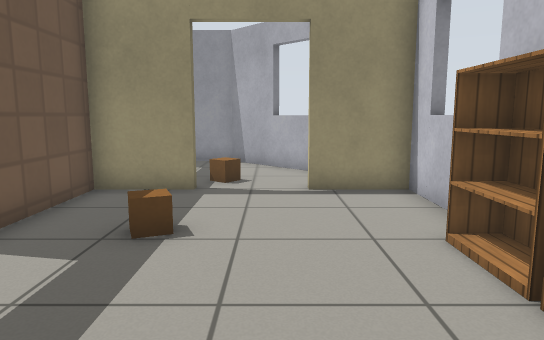
[1] (above)

22 first-person views from a walk through a Gazebo world. The camera is 0.9 m above the floor, tilts 8° down and sees 70° across. The floor is counted in squares, 0.5 m on a side. Each view is taken from the middle of a square. On the plan, view 1 faces up. The plan holds only what a view shows up to about 18 squares ahead; the rest is blank. Robots are left out. Gazebo's built-in surfaces are drawn with simple patterns.

[2]
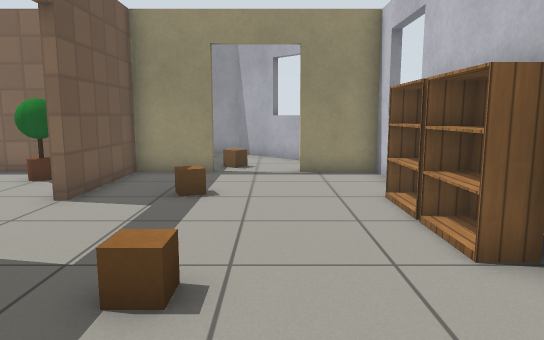

[3]
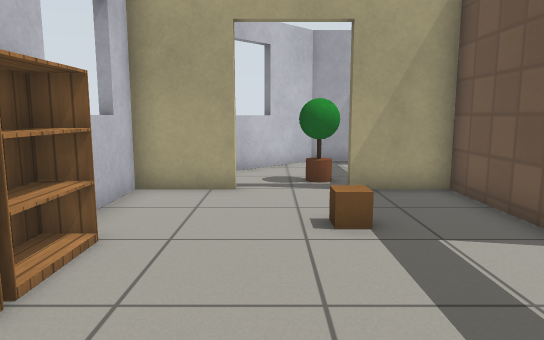

[4]
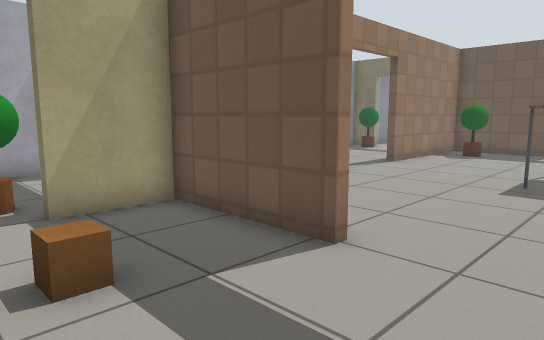

[5]
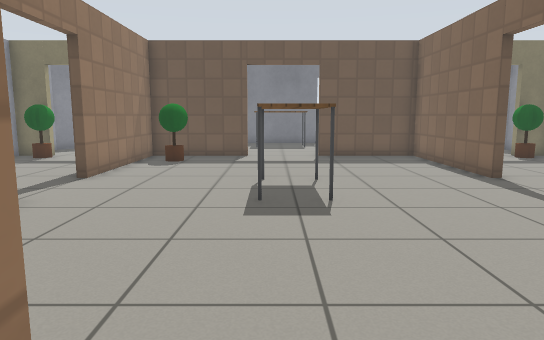

[6]
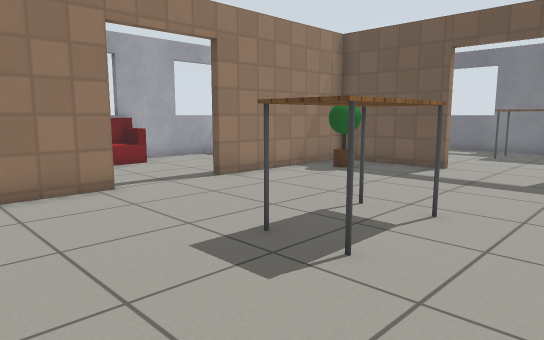

[7]
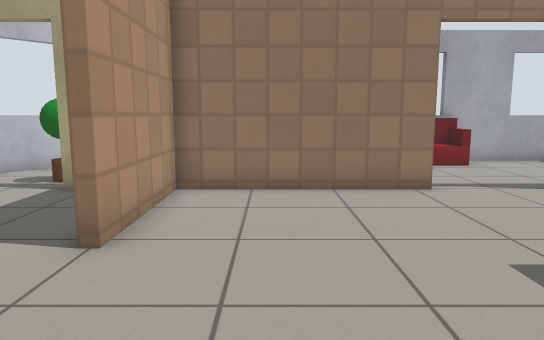

[8]
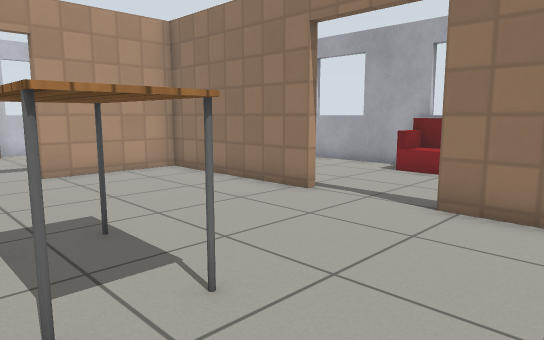

[9]
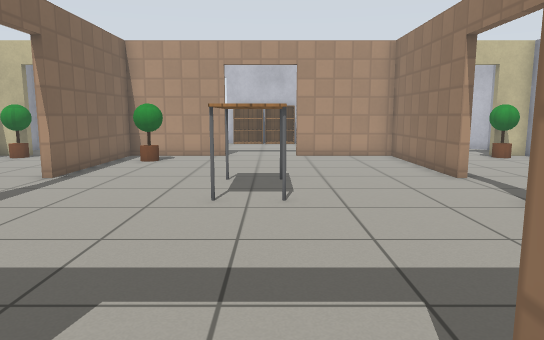

[10]
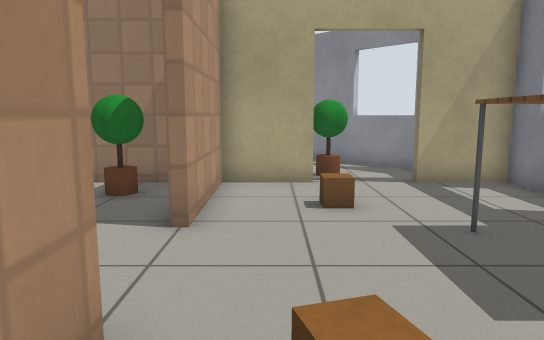

[11]
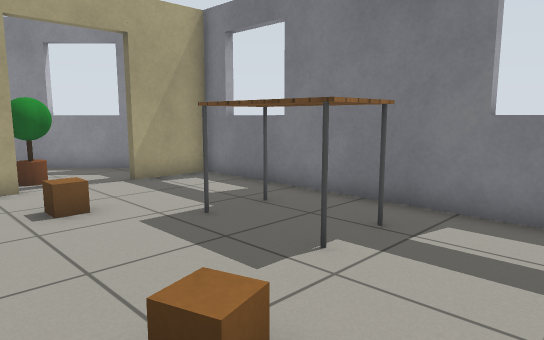

[12]
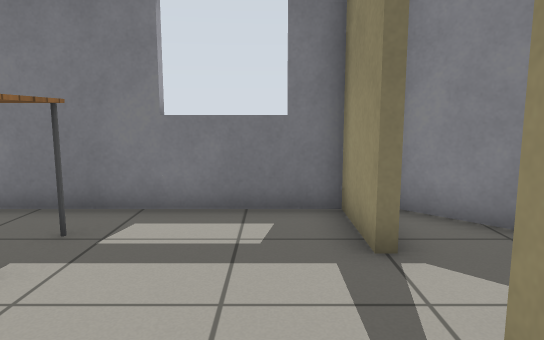

[13]
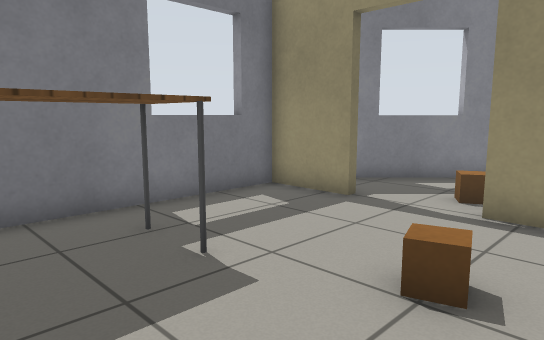

[14]
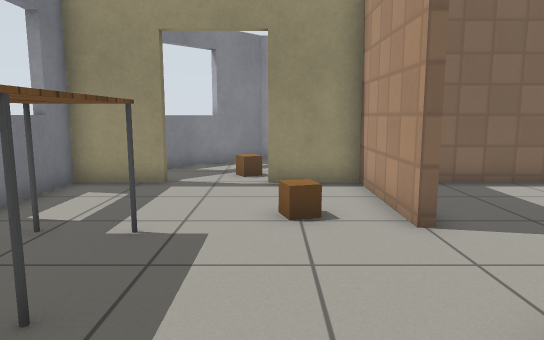

[15]
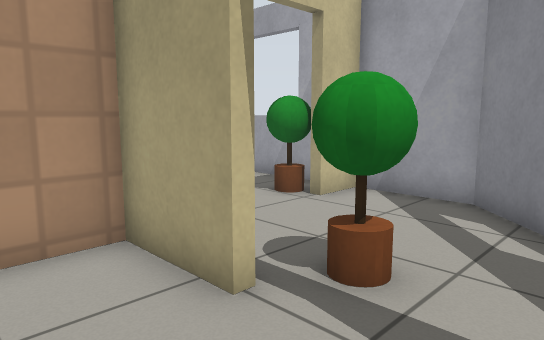

[16]
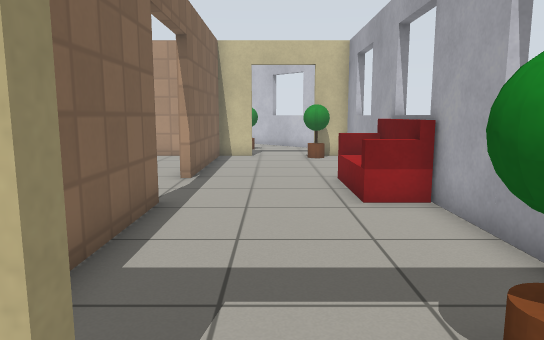

[17]
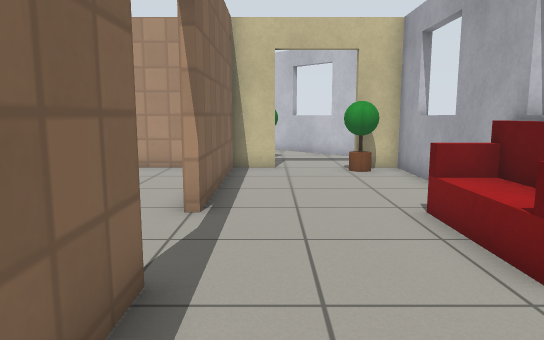

[18]
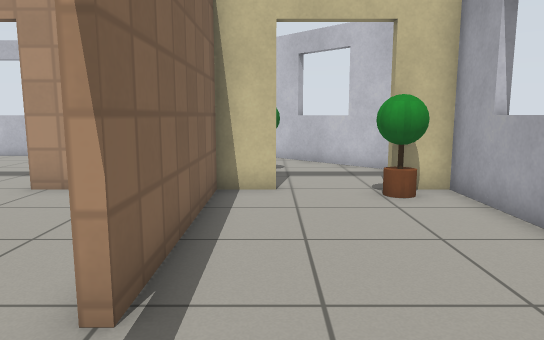

[19]
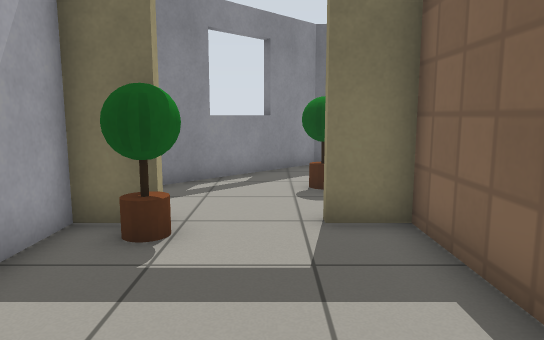

[20]
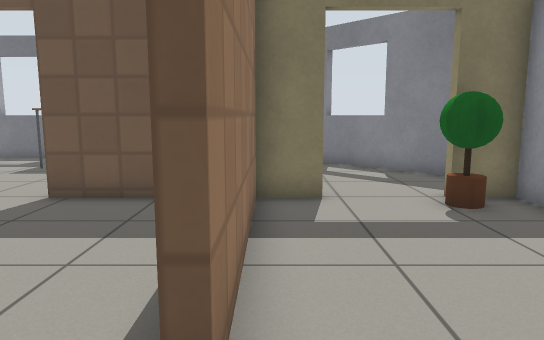

[21]
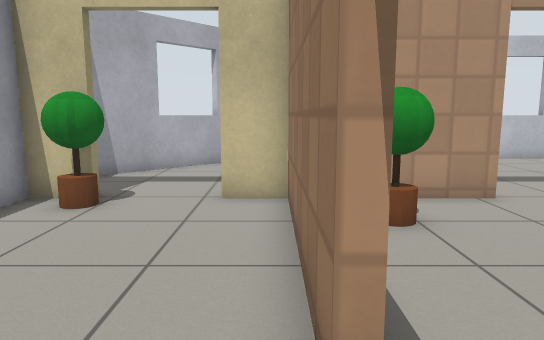

[22]
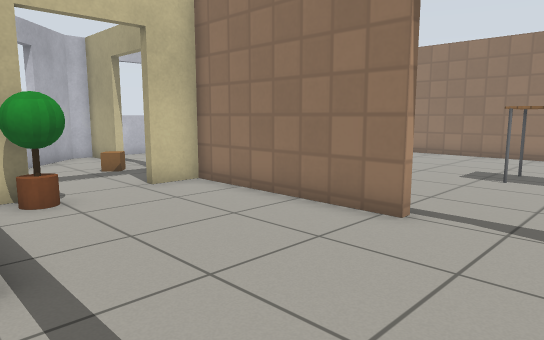

### Floor plan
Points are (right, up) in squares from view 1. A wall is a line through its corners. A room is listed if a view was taken in it or the views show most of it. See-through windows are left out.
Room 1 (views 1, 3, 4, 5)
walls: (3.3, 5.4) (3.3, 9.4) (0.9, 9.4) (0.9, 9.6); (-4.4, 1.9) (-4.4, -2.3) (-1.9, -2.3); (3.3, -1.3) (3.8, -1.3); (0.9, -2.8) (0.9, -2.3) (3.3, -2.3) (3.3, 1.6); (3.8, 8.3) (3.3, 8.3); (-1.9, 9.8) (-1.9, 9.4) (-4.4, 9.4) (-4.4, 5.1)
ways out: opening at (-0.5, -3) to room 2; opening at (-4, 3.5) to room 3; opening at (-0.5, 9) to room 8
objects: crate (-2, 6); crate (-1, 1); bookshelf (3, 2) to (3, 3); bookshelf (3, 4) to (3, 5)
Room 2 (views 2, 17, 18, 19)
walls: (-10.4, -8.4) (-4.7, -8.4) (-4.7, -7.4); (-6.3, -8.8) (-6.3, -8.3); (-14.1, -2.3) (-14.1, -2.7) (-20.4, -2.7) (-20.4, -4.1); (-4.7, -4.1) (-4.7, -2.7) (-10.9, -2.7); (-16.3, -8.8) (-16.3, -8.3); (-3.4, -8.4) (-1.6, -8.4) (2.7, -4.1); (-1.9, -2.3) (-1.9, -2.8); (-19.4, -8.4) (-14.6, -8.4); (0, -6.7) (0.3, -7); (-20.4, -7.4) (-20.4, -8.4); (2, -5.3) (1.7, -5)
ways out: opening at (-0.5, -3) to room 1; opening at (-12.5, -3) to room 3; opening at (-20, -6) to room 5
objects: plant (-20, -7) to (-19, -7); sofa (-14, -8) to (-11, -7); plant (-6, -7) to (-5, -7); plant (-2, -4) to (-1, -3)
Room 3 (views 6, 7, 8)
walls: (-10.9, -2.7) (-10.9, -2.3) (-4.7, -2.3) (-4.7, 1.9) (-4.4, 1.9); (-14.1, 9.6) (-14.1, 9.4) (-20.4, 9.4) (-20.4, 5.1); (-4.4, 5.1) (-4.7, 5.1) (-4.7, 9.4) (-10.9, 9.4) (-10.9, 9.6); (-20.4, 1.9) (-20.4, -2.3) (-14.1, -2.3)
ways out: opening at (-4, 3.5) to room 1; opening at (-12.5, -3) to room 2; opening at (-20, 3.5) to room 4; opening at (-12.5, 9) to room 6
objects: plant (-19, -1) to (-18, -1); table (-14, 3) to (-11, 4); plant (-7, 8) to (-6, 8)
Room 4 (views 9, 10, 11, 12, 13, 14, 15)
walls: (-20.4, 5.1) (-20.7, 5.1) (-20.7, 9.4) (-23.1, 9.4); (-23.1, -2.8) (-23.1, -2.3) (-20.7, -2.3) (-20.7, 1.9) (-20.4, 1.9); (-25.9, 9.8) (-25.9, 9.4) (-28.3, 9.4) (-28.3, -2.3) (-25.9, -2.3)
ways out: opening at (-20, 3.5) to room 3; opening at (-24.5, -3) to room 5; opening at (-24.5, 9) to room 7
objects: table (-26, 2) to (-25, 5); crate (-23, 0); crate (-23, 6) to (-22, 6)
Room 5 (view 16)
walls: (-20.4, -4.1) (-20.8, -4.1); (-25.9, -2.3) (-25.9, -2.8); (-20.4, -8.4) (-19.4, -8.4); (-28.3, -3.4) (-23.4, -8.4) (-20.7, -8.4) (-20.7, -7.4)
ways out: opening at (-20, -6) to room 2; opening at (-24.5, -3) to room 4
objects: plant (-24, -4) to (-23, -3)
Room 6 (views 20, 21, 22)
walls: (-10.9, 9.6) (-4.7, 9.6) (-4.7, 11.1); (-20.4, 11.1) (-20.4, 9.6) (-14.1, 9.6); (-4.7, 15.3) (-5.5, 15.3)
ways out: opening at (-12.5, 9) to room 3; opening at (-20, 13) to room 7; opening at (-4, 13) to room 8
objects: plant (-20, 14) to (-19, 14); plant (-6, 14) to (-5, 14)
Room 7 (no view inside)
walls: (-23.4, 15.4) (-28.3, 10.4); (-19.5, 15.3) (-20.4, 15.3)
ways out: opening at (-24.5, 9) to room 4; opening at (-20, 13) to room 6
objects: crate (-24, 11)
Room 8 (no view inside)
walls: (-4.7, 11.1) (-4.3, 11.1); (0.9, 9.6) (3.3, 9.6) (3.3, 10.4) (-1.6, 15.3) (-3.1, 15.3)
ways out: opening at (-0.5, 9) to room 1; opening at (-4, 13) to room 6
objects: crate (-1, 11)

Positions as (right, up) in squares from view 1, and headings:
1: (0, 0), facing up
2: (0, -3), facing up
3: (0, 7), facing down
4: (0, 5), facing down-left
5: (-3, 3), facing left
6: (-7, 7), facing down-left
7: (-7, 7), facing down
8: (-17, 5), facing down-right
9: (-22, 3), facing right
10: (-22, 8), facing down
11: (-21, 8), facing down-left
12: (-21, 8), facing left
13: (-21, 2), facing up-left
14: (-23, -1), facing up
15: (-26, 0), facing down-right
16: (-22, -5), facing right
17: (-18, -4), facing right
18: (-14, -4), facing right
19: (-14, -5), facing left
20: (-12, 10), facing left
21: (-13, 10), facing right
22: (-14, 16), facing down-right
